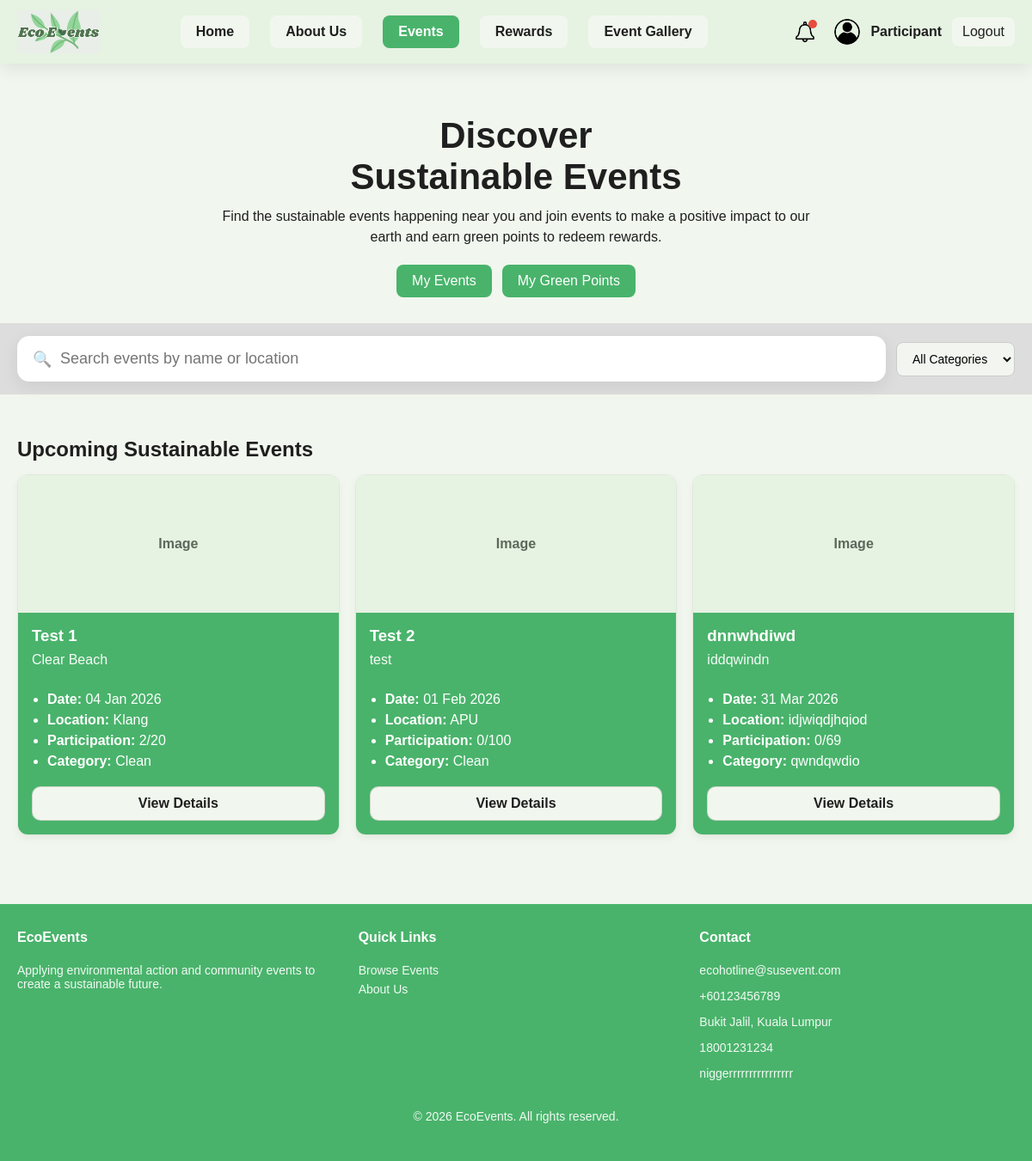
Page /participantfile/events.php on the committed database.
### tables this page shows
CREATE TABLE `events` (
  `id` int(11) NOT NULL,
  `event_name` varchar(255) NOT NULL,
  `event_date` date NOT NULL,
  `event_time` time DEFAULT NULL,
  `event_location` varchar(255) NOT NULL,
  `event_type` varchar(100) NOT NULL,
  `max_participants` int(11) DEFAULT NULL,
  `description` text DEFAULT NULL,
  `sustainability_goals` text DEFAULT NULL,
  `event_image` varchar(255) DEFAULT NULL,
  `status` varchar(50) DEFAULT 'Pending',
  `created_at` timestamp NOT NULL DEFAULT current_timestamp(),
  `last_updated_at` timestamp NULL DEFAULT NULL,
  `update_notice` varchar(255) DEFAULT NULL,
  `show_update_notice` tinyint(1) DEFAULT 0,
  `waste_report` text DEFAULT NULL,
  `organizer_id` int(11) DEFAULT NULL
);

### participantfile/events.php (the view, shortened to what this page needs)
<?php
include("config.php");
$sql = "
    SELECT
        events.*,
        COUNT(event_participants.id) AS joined_count
    FROM events
    LEFT JOIN event_participants
        ON events.id = event_participants.event_id
        AND event_participants.participation_status = 'joined'
    WHERE events.status = 'Approved'
    GROUP BY events.id
    ORDER BY events.event_date ASC, events.event_time ASC
";
$result = $conn->query($sql);
?>
<!DOCTYPE html>
<html lang="en">
<head>
  <link rel="stylesheet" href="css/style.css">
</head>
<body>
<?php include("header.php"); ?>
<section class="events-hero">
  <div class="container">
  <h1>Discover<br>Sustainable Events</h1>
  <p>
    Find the sustainable events happening near you and join events to make a
    positive impact to our earth and earn green points to redeem rewards.
  </p>
  <div class="events-hero-actions">
    <a class="btn" href="my_events.php">My Events</a>
    <a class="btn" href="rewards.php">My Green Points</a>
  </div>
  </div>
</section>
<section class="events-toolbar">
  <div class="container toolbar-inner">
    <div class="search-wrapper">
      <input
        type="text"
        id="eventSearch"
        placeholder="Search events by name or location"
      >
      <span class="search-icon">🔍</span>
    </div>
    <select id="eventFilter" class="events-filter">
      <option value="all">All Categories</option>
    </select>
  </div>
</section>
<section class="events-page">
  <div class="container">
  <h2>Upcoming Sustainable Events</h2>
  <div class="events-grid">
  <?php
if ($result && $result->num_rows > 0) {
    while ($row = $result->fetch_assoc()) {
?>
  <div class="event-card"
     data-name="<?= htmlspecialchars(strtolower($row['event_name'])) ?>"
     data-location="<?= htmlspecialchars(strtolower($row['event_location'])) ?>"
     data-category="<?= htmlspecialchars(strtolower($row['event_type'])) ?>">
  <div class="event-img">Image</div>
  <div class="event-body">
    <h3><?= htmlspecialchars($row['event_name']) ?></h3>
    <p><?= htmlspecialchars($row['description']) ?></p>
    <ul class="event-meta">
      <li><strong>Date:</strong> <?= date("d M Y", strtotime($row['event_date'])) ?></li>
      <li><strong>Location:</strong> <?= htmlspecialchars($row['event_location']) ?></li>
      <li><strong>Participation:</strong> <?= (int)$row['joined_count'] ?>/<?= (int)$row['max_participants'] ?></li>
      <li><strong>Category:</strong> <?= htmlspecialchars($row['event_type']) ?></li>
    </ul>
    <div class="event-actions">
      <a class="btn-outline" href="eventdetails.php?id=<?= (int)$row['id'] ?>">View Details</a>
    </div>
  </div>
</div>
<?php
    }
} else {
    echo "<p>No events available.</p>";
}
?>
</div>
</div>
</section>
<?php include("footer.php"); ?>
</body>
</html>

### participantfile/css/style.css (style rules this page uses)
:root { --primary: #49b36b; --secondary: #dcebd9; --background: #f1f7ee; --light: #e6f2e2; --accent: #d7e6d2; --dark: #1f1f1f; --text-dark: #1f1f1f; --text-muted: #5f6f5f; --white: #ffffff; --nav-h: 76px; }
* { box-sizing: border-box; font-family: Arial, sans-serif; }
body { margin: 0; background: var(--background); color: var(--text-dark); padding-top: var(--nav-h); }
a { text-decoration: none; color: var(--text-dark); }
.container { width: 100%; max-width: 1200px; margin: 0 auto; padding: 0 20px; }
.btn { display: inline-block; padding: 10px 18px; background: var(--primary); color: var(--white); border: none; cursor: pointer; text-align: center; border-radius: 8px; }
.btn-outline { display: block; width: 100%; padding: 10px; background: var(--background); border: 1px solid rgba(47,58,47,0.18); cursor: pointer; text-align: center; border-radius: 10px; font-weight: 700; color: var(--text-dark); white-space: nowrap; }
.event-card { display: flex; flex-direction: column; background: var(--background); border: 1px solid rgba(47,58,47,0.10); border-radius: 12px; overflow: hidden; }
.event-img { height: 160px; background: var(--light); display: flex; align-items: center; justify-content: center; font-weight: 700; color: rgba(47,58,47,0.75); }
.event-body { display: flex; flex-direction: column; flex: 1; background: var(--primary); color: var(--white); padding: 16px; }
.event-body h3 { margin: 0 0 8px; }
.event-body p { margin: 0 0 10px; opacity: 0.95; }
.event-body ul { padding-left: 18px; margin: 12px 0 0; }
.event-body li { margin: 6px 0; }
.event-actions { display: grid; gap: 10px; margin-top: 14px; }
.events-hero { text-align: center; padding: 60px 0 30px; }
.events-hero h1 { font-size: 42px; margin: 0 0 10px; }
.events-hero p { max-width: 700px; margin: 0 auto 20px; line-height: 1.5; }
.events-hero-actions { display: flex; gap: 12px; justify-content: center; flex-wrap: wrap; }
.events-toolbar { background: #ddd; padding: 15px 0; }
.events-toolbar .container { display: flex; gap: 12px; align-items: center; justify-content: space-between; }
.events-filter { padding: 10px 14px; border-radius: 8px; border: 1px solid #ccc; background: #f2f5f0; font-size: 14px; white-space: nowrap; }
.events-page { padding: 30px 0 60px; }
.events-page h2 { margin-bottom: 15px; }
.events-grid { display: grid; grid-template-columns: repeat(3, 1fr); gap: 18px; }
* { max-width: 100%; }
body { overflow-x: hidden; }
a, button, .event-card, .my-card, .redeem-card, .gallery-card { transition: all 0.25s ease; }
.toolbar-inner { display: flex; justify-content: space-between; align-items: center; gap: 20px; }
.search-wrapper { position: relative; flex: 1; }
#eventSearch { width: 100%; padding: 16px 20px 16px 50px; font-size: 18px; border-radius: 14px; border: none; background: white; box-shadow: 0 6px 20px rgba(0,0,0,0.08); transition: all 0.3s ease; }
.search-icon { position: absolute; left: 18px; top: 50%; transform: translateY(-50%); font-size: 18px; opacity: 0.6; }
.event-card, .my-card, .gallery-card, .profile-block, .redeem-card, .table-wrap, .card { background: var(--white); border: 1px solid #dfe8dc; box-shadow: 0 4px 10px rgba(0,0,0,0.05); }

### rows in the picture
events: event_name "Test 1", description "Clear Beach", event_date "04 Jan 2026", event_location "Klang", joined_count "2", max_participants "20", event_type "Clean"
events: event_name "Test 2", description "test", event_date "01 Feb 2026", event_location "APU", joined_count "0", max_participants "100", event_type "Clean"
events: event_name "dnnwhdiwd", description "iddqwindn", event_date "31 Mar 2026", event_location "idjwiqdjhqiod", joined_count "0", max_participants "69", event_type "qwndqwdio"
